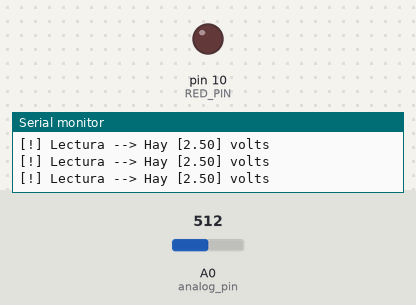
Bench run of a sketch on a simulated Arduino Uno, built with avr-gcc and run on an emulated ATmega328P. Parts: output pins drawn as LEDs (lit = HIGH), the last lines printed to the serial monitor. The test bench sets the inputs (shaded band); at power-on: A0 (analog_pin) = 512.

Above: at 1.2 s.
1.3 s: A0 (analog_pin) set to 809
2.8 s: A0 (analog_pin) set to 836
At 3.5 s:
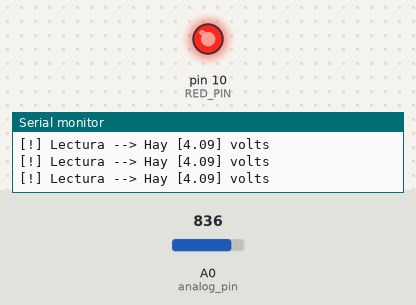
4.5 s: A0 (analog_pin) set to 716
At 5.1 s:
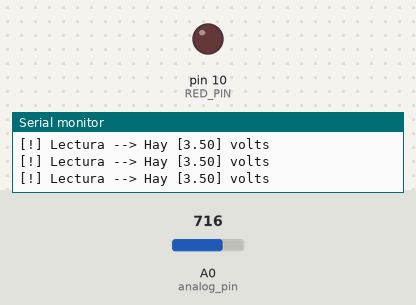
6.3 s: A0 (analog_pin) set to 900
At 7.9 s:
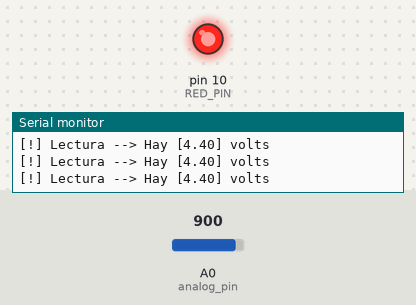
Timing chart, 0 to 9.1 s (numbered marks = the images above; inputs shaded):
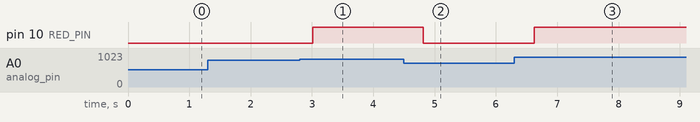

Measured:
- the behaviour switches between 818 and 819 on A0 (analog_pin) (found by bisection; images 0 and 1)
- after the input at 2.8 s, pin 10 (RED_PIN): LOW → HIGH after 0.21 s
- after the input at 4.5 s, pin 10 (RED_PIN): HIGH → LOW after 0.32 s
- after the input at 6.3 s, pin 10 (RED_PIN): LOW → HIGH after 0.32 s

The sketch:

9._Voltage_Monitoring_with_If_Statement_and_LED_Indicator.ino
```cpp
/*
This Arduino program reads an analog signal from pin A0, calculates its voltage, and uses an if statement to
decide whether to turn on a red LED connected to pin 10 when the voltage exceeds 4.0V. The calculated voltage is also
displayed in the Serial Monitor. This program demonstrates how to monitor analog inputs and respond with a digital output.

Required Materials:
  - Arduino Uno board
  - USB power cable
  - Potentiometer or analog sensor
  - 220-ohm resistor
  - Red LED
  - Breadboard and connecting wires
*/


const float V_ARDUINO = 5.0;
float analog_read = 0.0;
float voltage = 0.0;
const int analog_pin = A0;
float read_val = 0.0;
const int SLEEP = 200;
const int RED_PIN = 10;

void setup() {
  // put your setup code here, to run once:
  Serial.begin(9600);
  pinMode(analog_pin, INPUT);
  pinMode(RED_PIN, OUTPUT);
}

void loop() {
  // put your main code here, to run repeatedly:
  read_val = analogRead(analog_pin);
  voltage = (V_ARDUINO * read_val) / 1023.0;
  Serial.println("[!] Lectura --> Hay [" + String(voltage) + "] volts");
  delay(SLEEP);

  if (voltage > 4.0) digitalWrite(RED_PIN, HIGH);
  else digitalWrite(RED_PIN, LOW);
}
```
